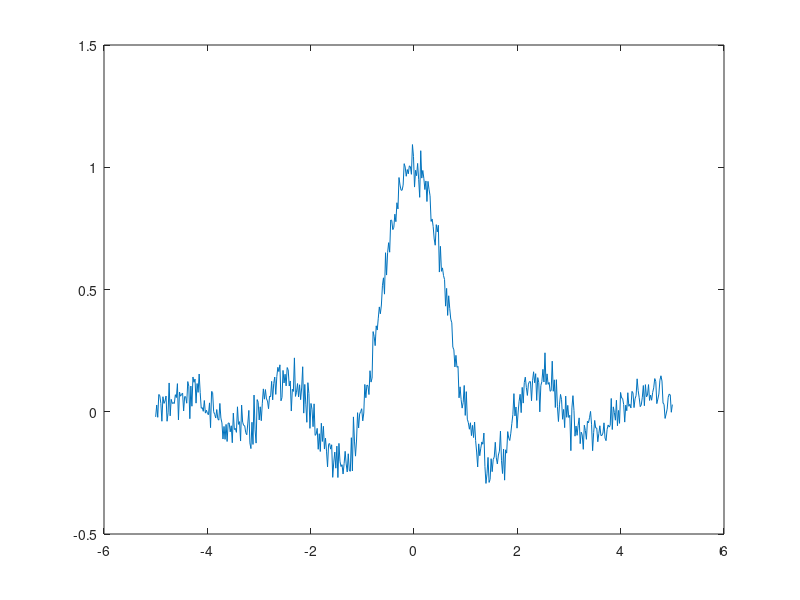

Reproduce this figure in MATLAB. (Note: this script raises an error after producing the figure.)
% Artificial Neural Networks

close all
clear
x = linspace(-5, 5, 500);
s = sinc(x);
t = sinc(x) + 0.05*randn(1,500);
figure, plot(x,t);

% Using netlab..
% Set up network parameters.
nin = 1;                % Number of inputs.
%nhidden = 10;			% Number of hidden units.
nhidden = 20;			% Number of hidden units.
nout = 1;               % Number of outputs.
outputfunc = 'linear';  % output function
%alpha = 0.5;			% Coefficient of weight-decay prior. 
alpha = 0.001;			% Coefficient of weight-decay prior. 

% create network (object)
net = mlp(nin, nhidden, nout, outputfunc, alpha);

% Set up vector of options for the optimiser.
options = zeros(1,18);
options(1) = 1;			% This provides display of error values.
%options(14) = 200;		% Number of training cycles. 
options(14) = 400;		% Number of training cycles. 

% Train using scaled conjugate gradients.
[net, options] = netopt(net, options, x', t', 'scg');

y_est = mlpfwd(net, x');
figure, 
hold on, plot(y_est, 'b'), plot(s, 'r');
